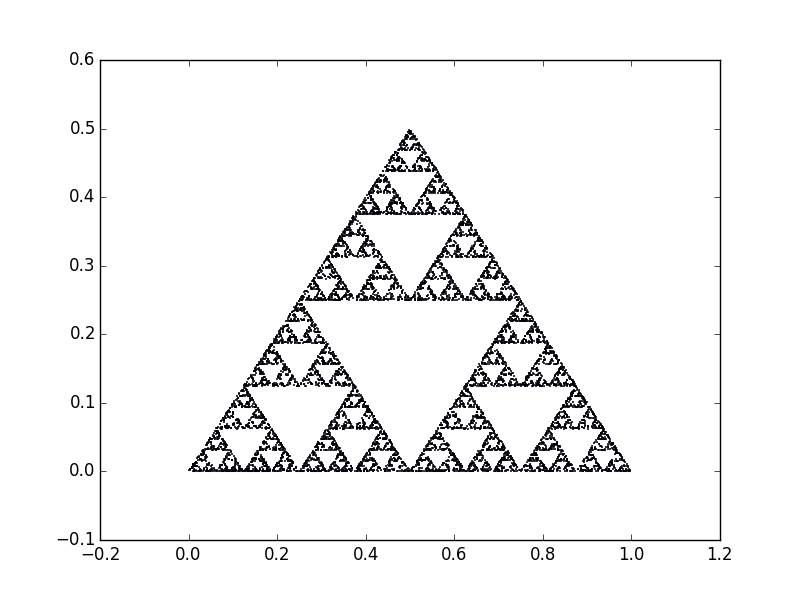

Write Python code to recreate this figure.
from __future__ import division

import numpy as np
import matplotlib.pyplot as plt

nsteps = 10000
vertices = {"1":  np.array([0,0]),
            "2":  np.array([1,0]),
            "3":  np.array([0.5,0.5])}

current = np.array([0.15, 0.35])
steps = np.random.choice(vertices.keys(), nsteps)
walk = np.array([vertices[step] for step in steps])

points = current[np.newaxis, ]
for vertex in walk:
    new_point = (points[-1, ] + vertex) / 2
    points = np.vstack((points, new_point))

#walk = np.vstack((current, walk))
#avg = np.frompyfunc(lambda x, y: (x + y) / 2, 2, 1)
#points = avg.accumulate(walk, dtype=np.object)

plt.scatter(points[20:,0], points[20:,1], s=1, marker='.')
plt.savefig("sierpinski.png")
#plt.show()
